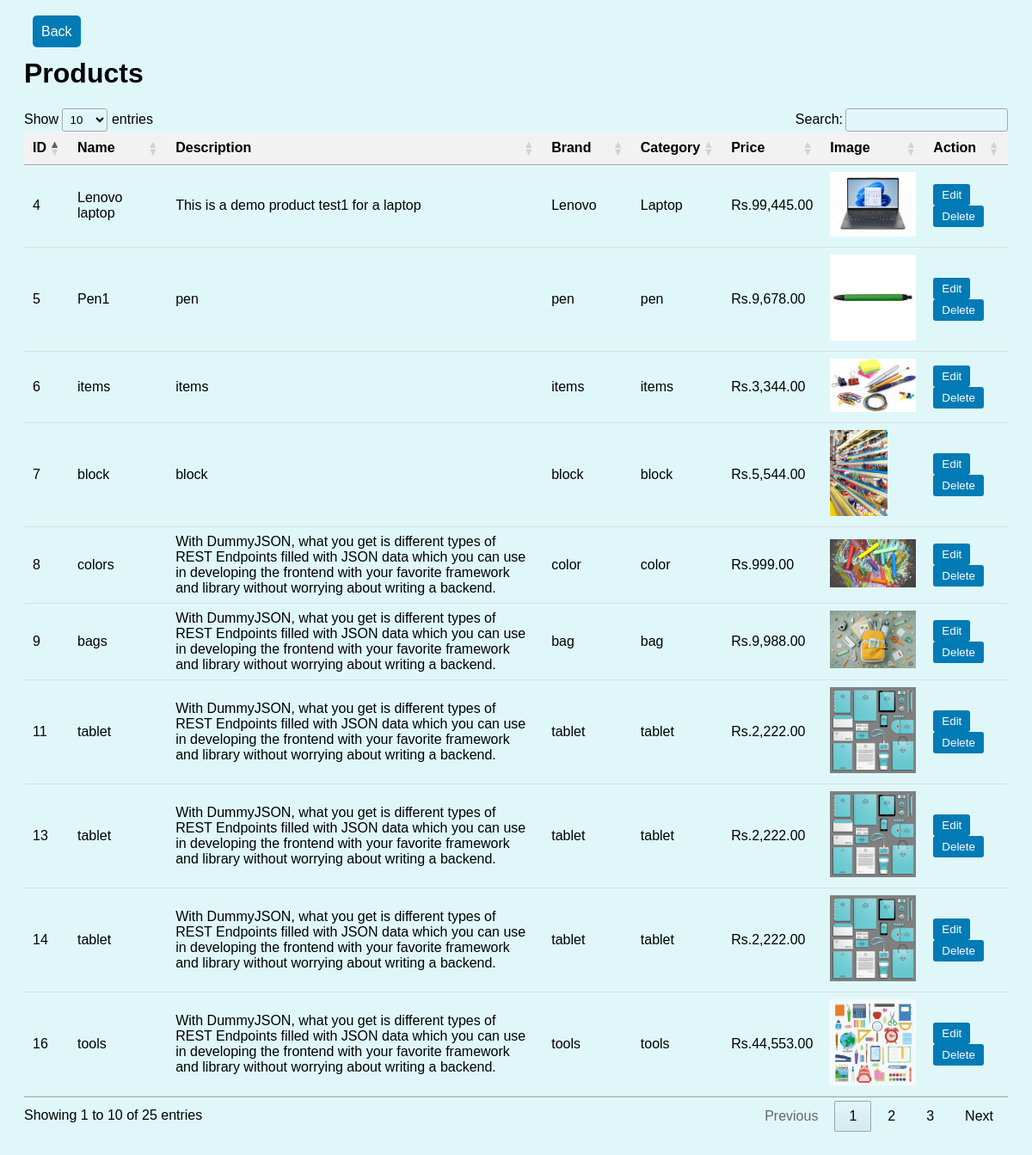
The page /full-stack/backend/products.php (signed in) on the database its author committed.
### tables this page shows
CREATE TABLE `products` (
  `product_id` int(11) NOT NULL,
  `product_name` varchar(255) NOT NULL,
  `product_image` varchar(255) DEFAULT NULL,
  `product_description` text DEFAULT NULL,
  `product_brand` varchar(100) DEFAULT NULL,
  `product_category` varchar(100) DEFAULT NULL,
  `product_price` decimal(10,2) DEFAULT NULL
);

### full-stack/backend/products.php (the view, shortened to what this page needs)
<?php
require 'db.php';
$sql = "SELECT * FROM products";
$result = $conn->query($sql);
$products = [];
if ($result->num_rows > 0) {
    while ($row = $result->fetch_assoc()) {
        $products[] = $row;
    }
}
?>
<!DOCTYPE html>
<html lang="en">
<head>
    <link rel="stylesheet" href="//cdn.datatables.net/1.13.7/css/jquery.dataTables.min.css">
</head>
<body>
    <div class="back">
        <a href="dashboard.php">Back</a>
    </div>
    <h1>Products</h1>
    <table id='myTable'>
        <thead>
        <tr>
            <th>ID</th>
            <th>Name</th>
            <th>Description</th>
            <th>Brand</th>
            <th>Category</th>
            <th>Price</th>
            <th>Image</th>
            <th>Action</th>
        </tr>
        </thead>
        <tbody>
        <?php foreach ($products as $product): ?>
            <tr>
                <td><?php echo $product['product_id']; ?></td>
                <td><?php echo $product['product_name']; ?></td>
                <td><?php echo $product['product_description']; ?></td>
                <td><?php echo $product['product_brand']; ?></td>
                <td><?php echo $product['product_category']; ?></td>
                <td>Rs.<?php echo number_format($product['product_price'], 2); ?></td>
                <td><img src="<?php echo $product['product_image']; ?>" alt="<?php echo $product['product_name']; ?>"></td>
                <td>
                    <button class="button edit-button" data-id="<?php echo $product['product_id']; ?>" data-name="<?php echo $product['product_name']; ?>" data-description="<?php echo $product['product_description']; ?>" data-brand="<?php echo $product['product_brand']; ?>" data-category="<?php echo $product['product_category']; ?>" data-price="<?php echo $product['product_price']; ?>" data-image="<?php echo $product['product_image']; ?>">Edit</button>
                    <button class="button delete-button" data-id="<?php echo $product['product_id']; ?>">Delete</button>
                </td>
            </tr>
        <?php endforeach; ?>
        </tbody>
    </table>
</body>
</html>

### full-stack/backend/products.php (style rules this page uses)
body { font-family: Arial, sans-serif; background-color: #e0f7fa; padding: 20px; }
table { width: 100%; border-collapse: collapse; margin-bottom: 20px; }
th, td { padding: 8px; text-align: left; border-bottom: 1px solid #ddd; }
th { background-color: #f2f2f2; }
img { max-width: 100px; max-height: 100px; }
.back a { background: #007bb5; color: white; text-decoration: none; padding: 10px; border-radius: 5px; margin: 10px; }
.button { background-color: #007bb5; color: white; border: none; padding: 5px 10px; cursor: pointer; border-radius: 3px; margin-right: 5px; }

### rows shown on the page
products: product_id "4", product_name "Lenovo laptop", product_description "This is a demo product test1 for a laptop", product_brand "Lenovo", product_category "Laptop", product_price "99,445.00", product_image (picture)
products: product_id "5", product_name "Pen1", product_description "pen", product_brand "pen", product_category "pen", product_price "9,678.00", product_image (picture)
products: product_id "6", product_name "items", product_description "items", product_brand "items", product_category "items", product_price "3,344.00", product_image+product_name (picture)
products: product_id "7", product_name "block", product_description "block", product_brand "block", product_category "block", product_price "5,544.00", product_image+product_name (picture)
products: product_id "8", product_name "colors", product_description "With DummyJSON, what you get is different types of REST Endpoints filled with JSON data which you can use in developing the frontend with your favorite framework and library without worrying about writing a backend.", product_brand "color", product_category "color", product_price "999.00", product_image+product_name (picture)
products: product_id "9", product_name "bags", product_description "With DummyJSON, what you get is different types of REST Endpoints filled with JSON data which you can use in developing the frontend with your favorite framework and library without worrying about writing a backend.", product_brand "bag", product_category "bag", product_price "9,988.00", product_image+product_name (picture)
products: product_id "11", product_name "tablet", product_description "With DummyJSON, what you get is different types of REST Endpoints filled with JSON data which you can use in developing the frontend with your favorite framework and library without worrying about writing a backend.", product_brand "tablet", product_category "tablet", product_price "2,222.00", product_image+product_name (picture)
products: product_id "13", product_name "tablet", product_description "With DummyJSON, what you get is different types of REST Endpoints filled with JSON data which you can use in developing the frontend with your favorite framework and library without worrying about writing a backend.", product_brand "tablet", product_category "tablet", product_price "2,222.00", product_image+product_name (picture)
products: product_id "14", product_name "tablet", product_description "With DummyJSON, what you get is different types of REST Endpoints filled with JSON data which you can use in developing the frontend with your favorite framework and library without worrying about writing a backend.", product_brand "tablet", product_category "tablet", product_price "2,222.00", product_image+product_name (picture)
products: product_id "16", product_name "tools", product_description "With DummyJSON, what you get is different types of REST Endpoints filled with JSON data which you can use in developing the frontend with your favorite framework and library without worrying about writing a backend.", product_brand "tools", product_category "tools", product_price "44,553.00", product_image+product_name (picture)
